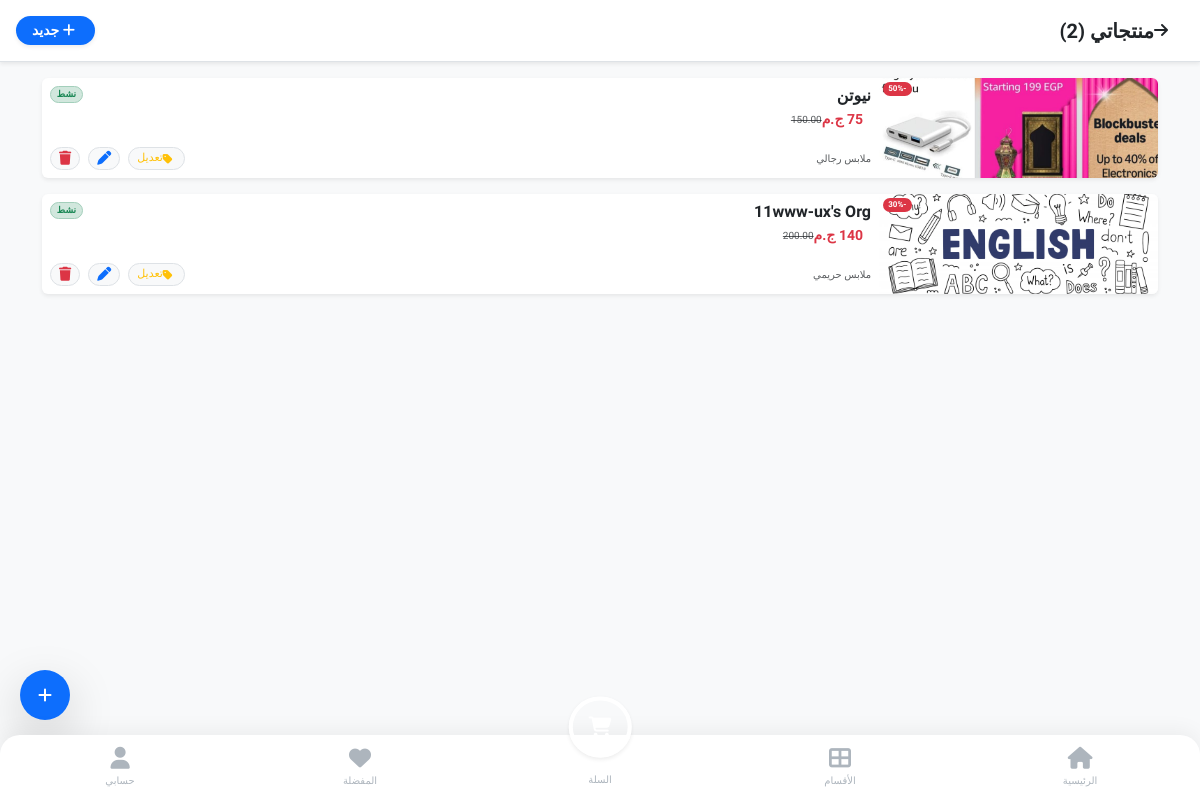
/merchant/products/ (signed in), run on an earlier commit of the app's database.
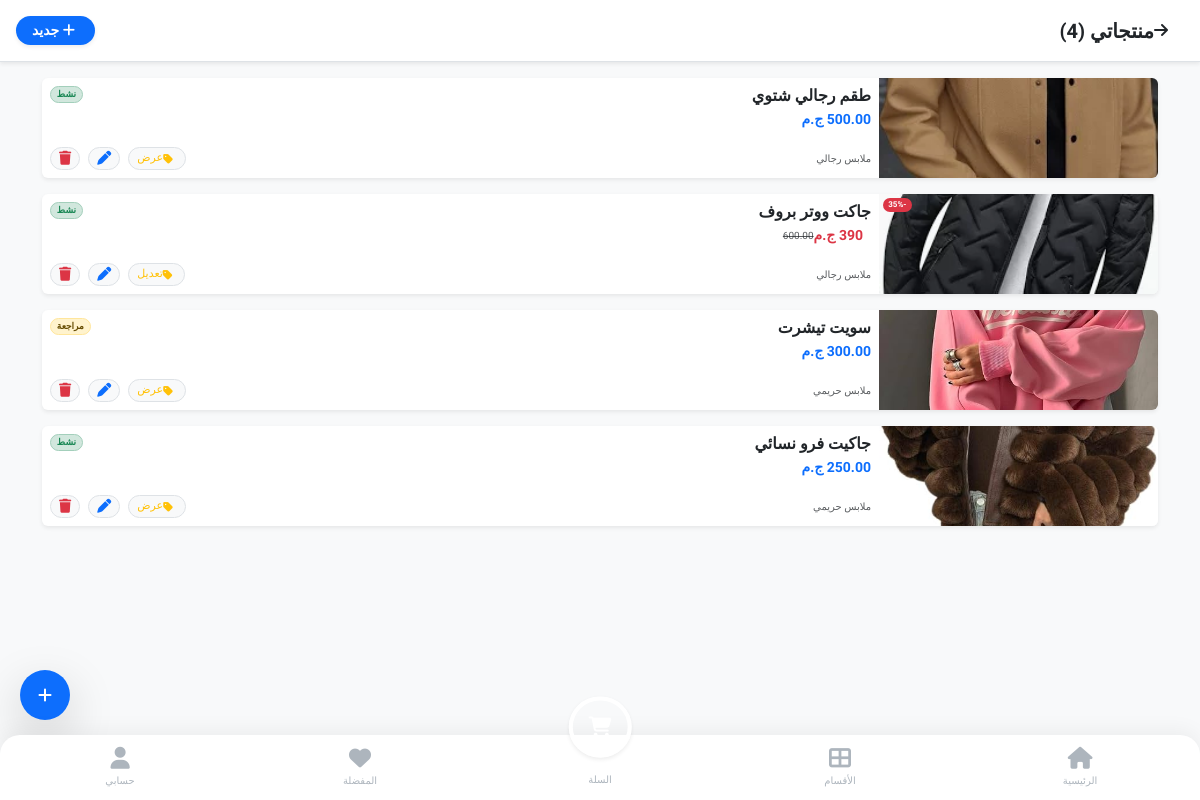
And on a later commit of the database.
### store/models.py (models this page shows, shortened)
class Product(models.Model):
    category = models.ForeignKey(Category, on_delete=models.SET_NULL, null=True, blank=True, related_name='products', verbose_name="القسم")
    merchant = models.ForeignKey(MerchantProfile, on_delete=models.CASCADE, related_name='products')
    name = models.CharField(max_length=200, verbose_name="اسم المنتج")
    description = models.TextField(verbose_name="وصف المنتج")
    base_price = models.DecimalField(max_digits=10, decimal_places=2, verbose_name="السعر الأساسي")
    image = models.ImageField(upload_to='products/', verbose_name="صورة المنتج الرئيسية")
    shipping_fee = models.DecimalField(max_digits=10, decimal_places=2, default=0, verbose_name="مصاريف الشحن")
    is_active = models.BooleanField(default=False, verbose_name="مفعل (موافقة المشرف)")
    created_at = models.DateTimeField(auto_now_add=True)
    admin_commission = models.DecimalField(max_digits=10, decimal_places=2, default=0.00, verbose_name="عمولة المنصة")

class Offer(models.Model):
    product = models.OneToOneField(Product, on_delete=models.CASCADE, related_name='active_offer')
    discount_percentage = models.PositiveIntegerField(verbose_name="نسبة الخصم %")
    start_date = models.DateTimeField()
    end_date = models.DateTimeField()
    is_active = models.BooleanField(default=True)
    is_platform_offer = models.BooleanField(default=False, verbose_name="عرض من المنصة (يوجد تعويض)")
    created_at = models.DateTimeField(auto_now_add=True)
    @property
    def discounted_price(self):
        percentage = Decimal(self.discount_percentage)
        factor = Decimal(1) - (percentage / Decimal(100))
        return self.product.base_price * factor

class Category(models.Model):
    name = models.CharField(max_length=100, verbose_name="اسم القسم")
    image = models.ImageField(upload_to='categories/', verbose_name="صورة القسم", blank=True, null=True)
    created_at = models.DateTimeField(auto_now_add=True)
    class Meta:
        verbose_name = "قسم"
        verbose_name_plural = "الأقسام"

### merchant_panel/views.py (the view)
# urls.py: path('products/', views.my_products, name='merchant_products'),
@login_required
def my_products(request):
    if not is_merchant(request.user):
        return redirect('home')
    products = Product.objects.filter(merchant=request.user.merchant_profile)
    return render(request, 'merchant/products.html', {'products': products})

### merchant_panel/views.py (called while the page is built)
def is_merchant(user):
    return user.role == User.Role.MERCHANT and hasattr(user, 'merchant_profile') and user.merchant_profile.is_approved

### store/context_processors.py (called while the page is built)
def site_settings(request):
    settings = SiteSetting.objects.first()
    return {'site_settings': settings}

### templates/merchant/products.html (shortened to what the changed rows need)
{% extends 'base.html' %}
{% block content %}
<div class="bg-white p-3 border-bottom shadow-sm d-flex justify-content-between align-items-center sticky-top">
    <div class="d-flex align-items-center">
        <a href="{% url 'merchant_dashboard' %}" class="text-dark me-3"><i class="fas fa-arrow-right"></i></a>
        <h5 class="m-0 fw-bold">منتجاتي ({{ products.count }})</h5>
    </div>
</div>
<div class="container py-3 mb-5">
    <div class="row g-3">
        {% for product in products %}
        <div class="col-12">
            <div class="card border-0 shadow-sm overflow-hidden">
                <div class="row g-0">
                    <div class="col-3 bg-light d-flex align-items-center justify-content-center position-relative">
                        {% if product.image %}
                            <img src="{{ product.image.url }}" style="width: 100%; height: 100px; object-fit: cover;">
                        {% else %}
                            <i class="fas fa-camera text-muted opacity-50"></i>
                        {% endif %}
                        {% if product.active_offer and product.active_offer.is_active %}
                            <span class="badge bg-danger position-absolute top-0 start-0 m-1 rounded-pill" style="font-size: 8px;">
                                -{{ product.active_offer.discount_percentage }}%
                            </span>
                        {% endif %}
                    </div>
                    <div class="col-9">
                        <div class="card-body p-2 h-100 d-flex flex-column justify-content-center">
                            <div class="d-flex justify-content-between align-items-start mb-1">
                                <h6 class="fw-bold text-dark mb-0 text-truncate" style="max-width: 130px;">{{ product.name }}</h6>
                                {% if product.is_active %}
                                    <span class="badge bg-success-subtle text-success rounded-pill border border-success-subtle" style="font-size: 9px;">نشط</span>
                                {% else %}
                                    <span class="badge bg-warning-subtle text-warning-emphasis rounded-pill border border-warning-subtle" style="font-size: 9px;">مراجعة</span>
                                {% endif %}
                            </div>
                            <div class="d-flex align-items-center mb-2">
                                {% if product.active_offer and product.active_offer.is_active %}
                                    <span class="text-danger fw-bold small me-2">{{ product.active_offer.discounted_price|floatformat:0 }} ج.م</span>
                                    <span class="text-muted text-decoration-line-through small" style="font-size: 10px;">{{ product.base_price }}</span>
                                {% else %}
                                    <span class="text-primary fw-bold small">{{ product.base_price }} ج.م</span>
                                {% endif %}
                            </div>
                            <div class="d-flex justify-content-between align-items-center mt-auto">
                                <small class="text-muted" style="font-size: 10px;">{{ product.category.name }}</small>
                                <div class="d-flex gap-2">
                                    <a href="{% url 'merchant_add_offer' product.id %}" class="btn btn-sm btn-light border text-warning px-2 py-0 rounded-pill d-flex align-items-center" style="font-size: 11px;">
                                        <i class="fas fa-tag me-1"></i>
                                        {% if product.active_offer %}تعديل{% else %}عرض{% endif %}
                                    </a>
                                    <a href="{% url 'merchant_edit_product' product.id %}" class="btn btn-sm btn-light border text-primary px-2 py-0 rounded-pill">
                                        <i class="fas fa-pen"></i>
                                    </a>
                                    <a href="{% url 'merchant_delete_product' product.id %}" class="btn btn-sm btn-light border text-danger px-2 py-0 rounded-pill" onclick="return confirm('هل أنت متأكد من حذف هذا المنتج نهائياً؟')">
                                        <i class="fas fa-trash"></i>
                                    </a>
                                </div>
                            </div>
                        </div>
                    </div>
                </div>
            </div>
        </div>
        {% endfor %}
    </div>
</div>
{% endblock %}

What changed in the data, as far as the page shows it:
removed Product: image (picture), active_offer.discount_percentage "30", name "11www-ux's Org", is_active "نشط", active_offer.discounted_price "140", base_price "200.00", category.name "ملابس حريمي", shows "تعديل"
added Product: image (picture), name "طقم رجالي شتوي", is_active "نشط", base_price "500.00", category.name "ملابس رجالي", shows "عرض"
changed Product: image: a different picture; active_offer.discount_percentage "50" → "35"; name "نيوتن" → "جاكت ووتر بروف"; active_offer.discounted_price "75" → "390"; base_price "150.00" → "600.00"
added Product: image (picture), name "سويت تيشرت", is_active "مراجعة", base_price "300.00", category.name "ملابس حريمي", shows "عرض"
added Product: image (picture), name "جاكيت فرو نسائي", is_active "نشط", base_price "250.00", category.name "ملابس حريمي", shows "عرض"
Also different on the page:
{{ products.count }}: "2" → "4"
